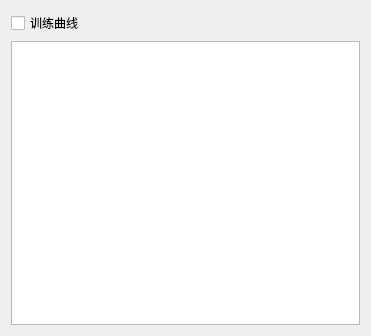
<?xml version="1.0" encoding="UTF-8"?>
<ui version="4.0">
 <class>teTrainParameterDisplayClass</class>
 <widget class="QWidget" name="teTrainParameterDisplayClass">
  <property name="geometry">
   <rect>
    <x>0</x>
    <y>0</y>
    <width>371</width>
    <height>336</height>
   </rect>
  </property>
  <property name="windowTitle">
   <string>teTrainParameter</string>
  </property>
  <layout class="QVBoxLayout" name="verticalLayout">
   <item>
    <widget class="QCheckBox" name="TrainingCurveCBox">
     <property name="text">
      <string>训练曲线</string>
     </property>
    </widget>
   </item>
   <item>
    <widget class="te::ObjectTreeWidget" name="treeView"/>
   </item>
  </layout>
 </widget>
 <layoutdefault spacing="6" margin="11"/>
 <customwidgets>
  <customwidget>
   <class>te::ObjectTreeWidget</class>
   <extends>QTreeView</extends>
   <header>teObjectTreeWidget.h</header>
  </customwidget>
 </customwidgets>
 <resources/>
 <connections/>
</ui>
